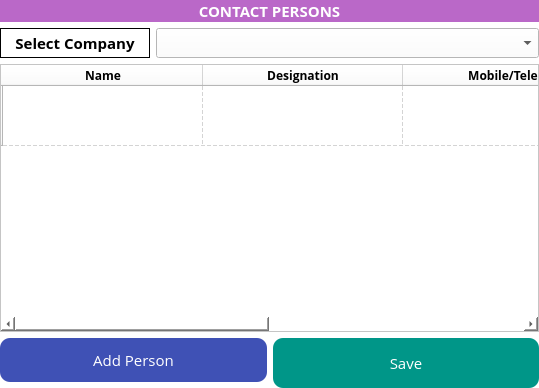
<?xml version="1.0" encoding="UTF-8"?>
<ui version="4.0">
 <class>Form</class>
 <widget class="QWidget" name="Form">
  <property name="geometry">
   <rect>
    <x>0</x>
    <y>0</y>
    <width>539</width>
    <height>388</height>
   </rect>
  </property>
  <property name="windowTitle">
   <string>Form</string>
  </property>
  <property name="styleSheet">
   <string notr="true">background-color: rgb(255, 255, 255);</string>
  </property>
  <layout class="QGridLayout" name="gridLayout">
   <property name="leftMargin">
    <number>0</number>
   </property>
   <property name="topMargin">
    <number>0</number>
   </property>
   <property name="rightMargin">
    <number>0</number>
   </property>
   <property name="bottomMargin">
    <number>0</number>
   </property>
   <item row="1" column="0">
    <widget class="QLabel" name="label">
     <property name="font">
      <font>
       <family>Open Sans</family>
       <pointsize>11</pointsize>
       <weight>75</weight>
       <bold>true</bold>
       <stylestrategy>PreferAntialias</stylestrategy>
      </font>
     </property>
     <property name="styleSheet">
      <string notr="true">background-color:rgb(186,104,200);
color: rgb(255, 255, 255);</string>
     </property>
     <property name="text">
      <string>CONTACT PERSONS</string>
     </property>
     <property name="alignment">
      <set>Qt::AlignCenter</set>
     </property>
    </widget>
   </item>
   <item row="4" column="0">
    <widget class="QWidget" name="widget" native="true">
     <property name="sizePolicy">
      <sizepolicy hsizetype="Preferred" vsizetype="Preferred">
       <horstretch>0</horstretch>
       <verstretch>0</verstretch>
      </sizepolicy>
     </property>
     <property name="minimumSize">
      <size>
       <width>0</width>
       <height>30</height>
      </size>
     </property>
     <property name="maximumSize">
      <size>
       <width>16777215</width>
       <height>50</height>
      </size>
     </property>
     <layout class="QGridLayout" name="gridLayout_2">
      <property name="leftMargin">
       <number>0</number>
      </property>
      <property name="topMargin">
       <number>0</number>
      </property>
      <property name="rightMargin">
       <number>0</number>
      </property>
      <property name="bottomMargin">
       <number>0</number>
      </property>
      <item row="0" column="0">
       <widget class="QPushButton" name="AddPerson">
        <property name="sizePolicy">
         <sizepolicy hsizetype="Minimum" vsizetype="Expanding">
          <horstretch>0</horstretch>
          <verstretch>0</verstretch>
         </sizepolicy>
        </property>
        <property name="font">
         <font>
          <family>Open Sans</family>
          <pointsize>11</pointsize>
          <stylestrategy>PreferAntialias</stylestrategy>
         </font>
        </property>
        <property name="styleSheet">
         <string notr="true">background-color:rgb(63,81,181);
color: rgb(255, 255, 255);
border-radius:10;</string>
        </property>
        <property name="text">
         <string>Add Person</string>
        </property>
       </widget>
      </item>
      <item row="0" column="2" rowspan="2">
       <widget class="QPushButton" name="Save">
        <property name="sizePolicy">
         <sizepolicy hsizetype="Minimum" vsizetype="Expanding">
          <horstretch>0</horstretch>
          <verstretch>0</verstretch>
         </sizepolicy>
        </property>
        <property name="minimumSize">
         <size>
          <width>0</width>
          <height>0</height>
         </size>
        </property>
        <property name="font">
         <font>
          <family>Open Sans</family>
          <pointsize>11</pointsize>
          <stylestrategy>PreferAntialias</stylestrategy>
         </font>
        </property>
        <property name="styleSheet">
         <string notr="true">background-color:rgb(0,150,136);
color: rgb(255, 255, 255);
border-radius:10;</string>
        </property>
        <property name="text">
         <string>Save</string>
        </property>
       </widget>
      </item>
     </layout>
    </widget>
   </item>
   <item row="3" column="0">
    <widget class="QTableWidget" name="Display">
     <property name="font">
      <font>
       <family>Open Sans</family>
       <pointsize>9</pointsize>
       <stylestrategy>PreferAntialias</stylestrategy>
      </font>
     </property>
     <property name="editTriggers">
      <set>QAbstractItemView::AnyKeyPressed|QAbstractItemView::DoubleClicked|QAbstractItemView::EditKeyPressed|QAbstractItemView::SelectedClicked</set>
     </property>
     <property name="gridStyle">
      <enum>Qt::DashLine</enum>
     </property>
     <attribute name="horizontalHeaderVisible">
      <bool>true</bool>
     </attribute>
     <attribute name="horizontalHeaderCascadingSectionResizes">
      <bool>true</bool>
     </attribute>
     <attribute name="horizontalHeaderMinimumSectionSize">
      <number>150</number>
     </attribute>
     <attribute name="horizontalHeaderDefaultSectionSize">
      <number>200</number>
     </attribute>
     <attribute name="horizontalHeaderStretchLastSection">
      <bool>false</bool>
     </attribute>
     <attribute name="verticalHeaderCascadingSectionResizes">
      <bool>true</bool>
     </attribute>
     <attribute name="verticalHeaderMinimumSectionSize">
      <number>60</number>
     </attribute>
     <attribute name="verticalHeaderDefaultSectionSize">
      <number>60</number>
     </attribute>
     <attribute name="verticalHeaderStretchLastSection">
      <bool>false</bool>
     </attribute>
     <row>
      <property name="text">
       <string/>
      </property>
     </row>
     <column>
      <property name="text">
       <string>Name</string>
      </property>
      <property name="font">
       <font>
        <family>Open Sans</family>
        <weight>75</weight>
        <bold>true</bold>
        <stylestrategy>PreferAntialias</stylestrategy>
       </font>
      </property>
     </column>
     <column>
      <property name="text">
       <string>Designation</string>
      </property>
      <property name="font">
       <font>
        <family>Open Sans</family>
        <weight>75</weight>
        <bold>true</bold>
        <stylestrategy>PreferAntialias</stylestrategy>
       </font>
      </property>
     </column>
     <column>
      <property name="text">
       <string>Mobile/Tele</string>
      </property>
      <property name="font">
       <font>
        <family>Open Sans</family>
        <weight>75</weight>
        <bold>true</bold>
        <stylestrategy>PreferAntialias</stylestrategy>
       </font>
      </property>
     </column>
     <column>
      <property name="text">
       <string>Email</string>
      </property>
      <property name="font">
       <font>
        <family>Open Sans</family>
        <weight>75</weight>
        <bold>true</bold>
        <stylestrategy>PreferAntialias</stylestrategy>
       </font>
      </property>
     </column>
    </widget>
   </item>
   <item row="2" column="0">
    <widget class="QWidget" name="widget_2" native="true">
     <property name="minimumSize">
      <size>
       <width>0</width>
       <height>30</height>
      </size>
     </property>
     <property name="maximumSize">
      <size>
       <width>16777215</width>
       <height>30</height>
      </size>
     </property>
     <layout class="QGridLayout" name="gridLayout_3">
      <property name="leftMargin">
       <number>0</number>
      </property>
      <property name="topMargin">
       <number>0</number>
      </property>
      <property name="rightMargin">
       <number>0</number>
      </property>
      <property name="bottomMargin">
       <number>0</number>
      </property>
      <item row="0" column="1">
       <widget class="QComboBox" name="CompanySelect">
        <property name="sizePolicy">
         <sizepolicy hsizetype="Preferred" vsizetype="Expanding">
          <horstretch>0</horstretch>
          <verstretch>0</verstretch>
         </sizepolicy>
        </property>
        <property name="font">
         <font>
          <family>Open Sans</family>
          <pointsize>11</pointsize>
         </font>
        </property>
       </widget>
      </item>
      <item row="0" column="0">
       <widget class="QLabel" name="label_2">
        <property name="sizePolicy">
         <sizepolicy hsizetype="Preferred" vsizetype="Preferred">
          <horstretch>0</horstretch>
          <verstretch>0</verstretch>
         </sizepolicy>
        </property>
        <property name="minimumSize">
         <size>
          <width>0</width>
          <height>30</height>
         </size>
        </property>
        <property name="maximumSize">
         <size>
          <width>150</width>
          <height>16777215</height>
         </size>
        </property>
        <property name="font">
         <font>
          <family>Open Sans</family>
          <pointsize>11</pointsize>
          <weight>75</weight>
          <bold>true</bold>
          <stylestrategy>PreferAntialias</stylestrategy>
         </font>
        </property>
        <property name="frameShape">
         <enum>QFrame::Box</enum>
        </property>
        <property name="text">
         <string>Select Company</string>
        </property>
        <property name="alignment">
         <set>Qt::AlignCenter</set>
        </property>
       </widget>
      </item>
     </layout>
    </widget>
   </item>
  </layout>
 </widget>
 <resources/>
 <connections/>
</ui>
